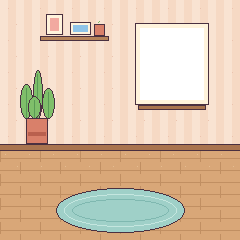
#> input picture apps/web/src/assets/pixel/room.png, 240 x 240 px
$ python room_extend.py
#> lines starting #> are read from the running program, lines starting #| are printed output that depends on the picture
"""Seamless tiles cut from the house art (apps/web room.png) so the PWA can extend the room to a full screen:
wall stripes (16x16), baseboard (16x7) and floor planks (40x24). The art is periodic, so the tiles repeat without seams."""
import os

from PIL import Image

ROOT = os.path.abspath(os.path.join(os.path.dirname(__file__), "..", ".."))
SRC = os.path.join(ROOT, "apps", "web", "src", "assets", "pixel", "room.png")
OUT = os.path.join(ROOT, "apps", "pwa", "src", "assets", "pixel")
im = Image.open(SRC).convert("RGBA")
#> im is the input picture: PIL image 240x240 RGBA; mean R, G, B, A 201.6, 176.9, 151.8, 234.6
im.crop((0, 2, 16, 18)).save(os.path.join(OUT, "room_wall_tile.png"))          # vertical stripes, 8 light + 8 dark
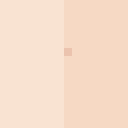
#> saved as room_wall_tile.png: PIL image 16x16 RGBA (shown 8 times larger); mean R, G, B, A 247.5, 221.9, 202.9, 255
im.crop((0, 144, 16, 151)).save(os.path.join(OUT, "room_base_tile.png"))       # baseboard rows 144..150
im.crop((0, 159, 40, 183)).save(os.path.join(OUT, "room_floor_tile.png"))      # two plank rows, joints offset by 20
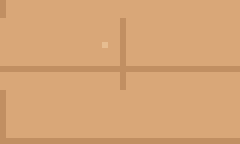
#> saved as room_floor_tile.png: PIL image 40x24 RGBA (shown 6 times larger); mean R, G, B, A 214.5, 164.5, 117.7, 255
print("tiles written to", OUT)
